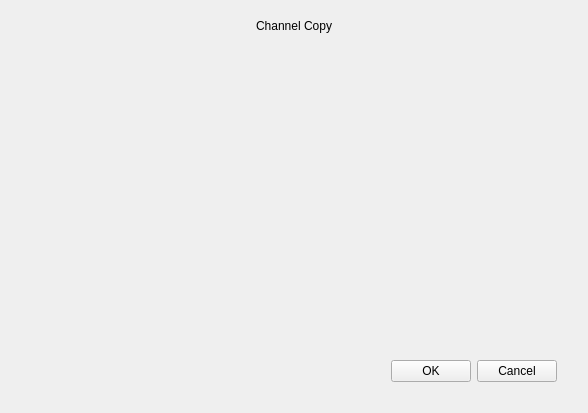
<?xml version="1.0" encoding="UTF-8"?>
<ui version="4.0">
 <class>ChannelCopyDialog</class>
 <widget class="QWidget" name="ChannelCopyDialog">
  <property name="geometry">
   <rect>
    <x>0</x>
    <y>0</y>
    <width>588</width>
    <height>413</height>
   </rect>
  </property>
  <property name="windowTitle">
   <string>Dialog</string>
  </property>
  <property name="styleSheet">
   <string notr="true">QCheckBox
{
    outline: 0px;
    height: 30px;
    color: #4A4A4A;
    background: transparent;
    padding-left: 0px;
    border: 0px solid #B9B9B9;
}</string>
  </property>
  <layout class="QVBoxLayout" name="verticalLayout">
   <property name="spacing">
    <number>0</number>
   </property>
   <item>
    <widget class="QLabel" name="label_title">
     <property name="minimumSize">
      <size>
       <width>0</width>
       <height>30</height>
      </size>
     </property>
     <property name="text">
      <string>Channel Copy</string>
     </property>
     <property name="alignment">
      <set>Qt::AlignCenter</set>
     </property>
    </widget>
   </item>
   <item>
    <widget class="QWidget" name="widget_background" native="true">
     <property name="sizePolicy">
      <sizepolicy hsizetype="Preferred" vsizetype="Expanding">
       <horstretch>0</horstretch>
       <verstretch>0</verstretch>
      </sizepolicy>
     </property>
     <layout class="QVBoxLayout" name="verticalLayout_2">
      <property name="leftMargin">
       <number>30</number>
      </property>
      <property name="rightMargin">
       <number>20</number>
      </property>
      <property name="bottomMargin">
       <number>20</number>
      </property>
      <item>
       <widget class="CheckBoxGroup" name="checkBoxGroup" native="true">
        <property name="minimumSize">
         <size>
          <width>0</width>
          <height>30</height>
         </size>
        </property>
       </widget>
      </item>
      <item>
       <spacer name="verticalSpacer">
        <property name="orientation">
         <enum>Qt::Vertical</enum>
        </property>
        <property name="sizeHint" stdset="0">
         <size>
          <width>20</width>
          <height>40</height>
         </size>
        </property>
       </spacer>
      </item>
      <item>
       <layout class="QHBoxLayout" name="horizontalLayout">
        <item>
         <spacer name="horizontalSpacer">
          <property name="orientation">
           <enum>Qt::Horizontal</enum>
          </property>
          <property name="sizeHint" stdset="0">
           <size>
            <width>40</width>
            <height>20</height>
           </size>
          </property>
         </spacer>
        </item>
        <item>
         <widget class="QPushButton" name="pushButton_ok">
          <property name="text">
           <string>OK</string>
          </property>
         </widget>
        </item>
        <item>
         <widget class="QPushButton" name="pushButton_cancel">
          <property name="text">
           <string>Cancel</string>
          </property>
         </widget>
        </item>
       </layout>
      </item>
     </layout>
    </widget>
   </item>
  </layout>
 </widget>
 <customwidgets>
  <customwidget>
   <class>CheckBoxGroup</class>
   <extends>QWidget</extends>
   <header>checkboxgroup.h</header>
   <container>1</container>
  </customwidget>
 </customwidgets>
 <resources/>
 <connections/>
</ui>
